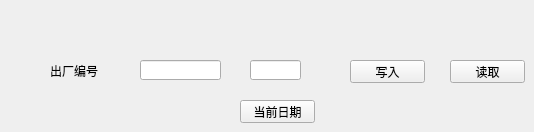
   <widget class="QWidget" name="tab">
    <attribute name="title">
     <string>出厂编号</string>
    </attribute>
    <widget class="QLineEdit" name="lineEdit_ID2">
     <property name="geometry">
      <rect>
       <x>250</x>
       <y>60</y>
       <width>51</width>
       <height>20</height>
      </rect>
     </property>
    </widget>
    <widget class="QPushButton" name="pushButton_IDToday">
     <property name="geometry">
      <rect>
       <x>240</x>
       <y>100</y>
       <width>75</width>
       <height>23</height>
      </rect>
     </property>
     <property name="font">
      <font>
       <pointsize>9</pointsize>
      </font>
     </property>
     <property name="text">
      <string>当前日期</string>
     </property>
    </widget>
    <widget class="QLineEdit" name="lineEdit_ID1">
     <property name="geometry">
      <rect>
       <x>140</x>
       <y>60</y>
       <width>81</width>
       <height>20</height>
      </rect>
     </property>
    </widget>
    <widget class="QPushButton" name="pushButton_IDRead">
     <property name="geometry">
      <rect>
       <x>450</x>
       <y>60</y>
       <width>75</width>
       <height>23</height>
      </rect>
     </property>
     <property name="font">
      <font>
       <pointsize>9</pointsize>
      </font>
     </property>
     <property name="text">
      <string>读取</string>
     </property>
    </widget>
    <widget class="QPushButton" name="pushButton_IDWrite">
     <property name="geometry">
      <rect>
       <x>350</x>
       <y>60</y>
       <width>75</width>
       <height>23</height>
      </rect>
     </property>
     <property name="font">
      <font>
       <pointsize>9</pointsize>
      </font>
     </property>
     <property name="text">
      <string>写入</string>
     </property>
    </widget>
    <widget class="QLabel" name="label">
     <property name="geometry">
      <rect>
       <x>50</x>
       <y>60</y>
       <width>71</width>
       <height>21</height>
      </rect>
     </property>
     <property name="text">
      <string>出厂编号</string>
     </property>
    </widget>
   </widget>
